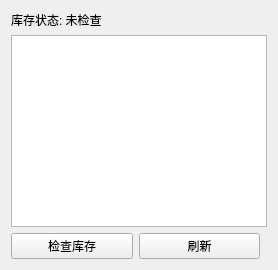
<?xml version="1.0" encoding="UTF-8"?>
<ui version="4.0">
 <class>InventoryWidget</class>
 <widget class="QWidget" name="InventoryWidget">
  <layout class="QVBoxLayout" name="verticalLayout">
   <item>
    <widget class="QLabel" name="statusLabel"><property name="text"><string>库存状态: 未检查</string></property></widget>
   </item>
   <item>
    <widget class="QTableView" name="tableView"/>
   </item>
   <item>
    <layout class="QHBoxLayout" name="buttonLayout">
     <item><widget class="QPushButton" name="checkButton"><property name="text"><string>检查库存</string></property></widget></item>
     <item><widget class="QPushButton" name="refreshButton"><property name="text"><string>刷新</string></property></widget></item>
     <item><spacer name="horizontalSpacer"><property name="orientation"><enum>Qt::Horizontal</enum></property><property name="sizeType"><enum>QSizePolicy::Expanding</enum></property></spacer></item>
    </layout>
   </item>
  </layout>
 </widget>
 <resources/>
 <connections/>
</ui> 
